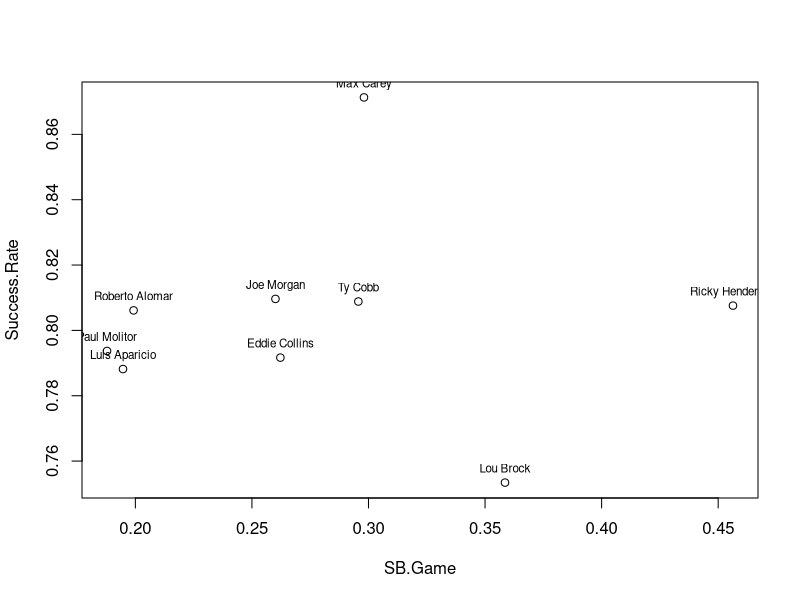

Generate this figure with R:
#!/usr/bin/env Rscript

players <- c("Ricky Henderson", "Lou Brock", "Ty Cobb",
             "Eddie Collins", "Max Carey", "Joe Morgan",
             "Luis Aparicio", "Paul Molitor", "Roberto Alomar")

SB <- c(1406,938,897,741,738,689,506,504,474)
CS <- c(335,307,212,195,109,162,136,131,114)
G <- c(3081,2616,3034,2826,2476,2649,2599,2683,2379)

SB.Attempt = SB + CS
Success.Rate = SB/SB.Attempt
SB.Game = SB / G

plot(SB.Game, Success.Rate)
text(SB.Game, Success.Rate, labels=players, cex=0.7, pos=3)

## Exercise 1e
#
#* Max Carey's SB success rate is much higher than the rest.  Lou Brock's 
#  success rate is the lowest
#* Ricky henderson has the highest number of stolen bases per game
